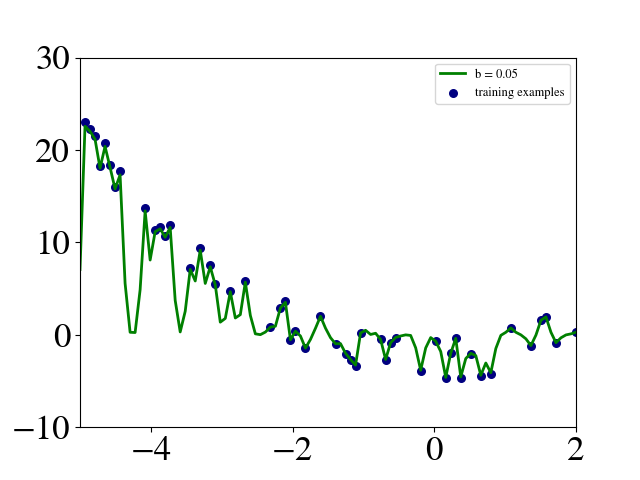

The script that saved this image:
import matplotlib
import numpy as np
import matplotlib.pyplot as plt
import math

from sklearn.linear_model import Ridge
from sklearn.preprocessing import PolynomialFeatures
from sklearn.pipeline import make_pipeline
from sklearn.kernel_ridge import KernelRidge

matplotlib.rcParams['mathtext.fontset'] = 'stix'
matplotlib.rcParams['font.family'] = 'STIXGeneral'
matplotlib.rcParams.update({'font.size': 25})

def f(x):
    """ function to approximate by polynomial interpolation"""
    return x * (x)


# generate points used to plot
x_plot = np.linspace(-5,2,100)

# generate points and keep a subset of them
x = np.linspace(-5,2,100)
rng = np.random.RandomState(0)
rng.shuffle(x)
x = np.sort(x[:50])
noize = [(-5 + np.random.random()*5) for i in range(len(x))]
y = f(x) + noize

# create matrix versions of these arrays
X = x[:, np.newaxis]
X_plot = x_plot[:, np.newaxis]

##colors = ['red', 'blue', 'orange']
lw = 2

def kernel(x1,x2,b=2):
    z = (x1-x2)/b
    return (1/math.sqrt(2*3.14))*np.exp(-z**2/2)

def fig2data(fig):
    """
    @brief Convert a Matplotlib figure to a 4D numpy array with RGBA channels and return it
    @param fig a matplotlib figure
    @return a numpy 3D array of RGB values
    """
    # draw the renderer
    fig.canvas.draw()
 
    # Get the RGBA buffer from the figure
    w,h = fig.canvas.get_width_height()
    buf = np.array(fig.canvas.renderer._renderer)
    
    return buf

seq = []
fit = ["fit", "small overfit", "big overfit"]
for count, degree in enumerate(np.arange(0.05,1.5,0.05)):
    plt.figure(count)
    axes = plt.gca()
    axes.set_xlim([-5,2])
    axes.set_ylim([-10,30])
    degree = round(degree,2)
    plt.scatter(x, y, color='navy', s=30, marker='o', label="training examples")
    model = KernelRidge(alpha=0.01, kernel=kernel, kernel_params = {'b':degree})
    model.fit(X, y)
    y_plot = model.predict(X_plot)
    plt.plot(x_plot, y_plot, color='green', linewidth=lw,
             label="b = " + str(degree))

##    heading = 'Iteration '+str(count)
##    plt.title(heading)
    plt.legend(loc='upper right',prop={'size': 9})
    fig1 = plt.gcf()
    nfig = fig2data(fig1)
    seq.append(nfig)
##    fig1.subplots_adjust(top = 0.98, bottom = 0.1, right = 0.98, left = 0.08, hspace = 0, wspace = 0)
##    fig1.savefig('../../Illustrations/kernel-regression-' + str(count) + '.eps', format='eps', dpi=1000, bbox_inches = 'tight', pad_inches = 0)
##    fig1.savefig('../../Illustrations/kernel-regression-' + str(count) + '.pdf', format='pdf', dpi=1000, bbox_inches = 'tight', pad_inches = 0)
##    fig1.savefig('../../Illustrations/kernel-regression-' + str(count) + '.png', dpi=1000, bbox_inches = 'tight', pad_inches = 0)


##plt.show()

import os
## Get the directory address of current python file
curr_dir = os.path.dirname(os.path.realpath(__file__))
os.chdir(curr_dir) ## Set the current directory as working directory

## The package used to create gif files
import numpngw
numpngw.write_apng('kernel_regression.png',seq,delay = 500)

